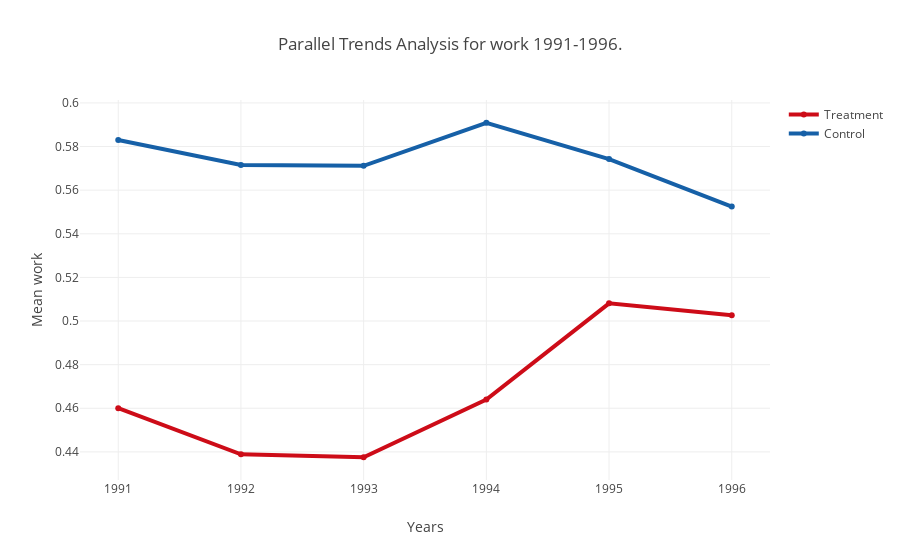

Notebook code for this chart:
### Code cell
parallel_trends("work")

### Figure 1 — Plotly figure (JSON) as saved in the notebook; plotly's stock layout.template omitted (floating-point values rounded to 4 significant figures)
{"data": [{"line": {"color": "rgb(205, 12, 24)", "width": 4}, "name": "Treatment", "type": "scatter", "x": [1991, 1992, 1993, 1994, 1995, 1996], "y": [0.4601, 0.4389, 0.4375, 0.464, 0.5081, 0.5026]}, {"line": {"color": "rgb(22, 96, 167)", "width": 4}, "name": "Control", "type": "scatter", "x": [1991, 1992, 1993, 1994, 1995, 1996], "y": [0.583, 0.5716, 0.5711, 0.5909, 0.5742, 0.5525]}], "layout": {"title": "Parallel Trends Analysis for work 1991-1996.", "xaxis": {"title": "Years"}, "yaxis": {"title": "Mean work"}}}
